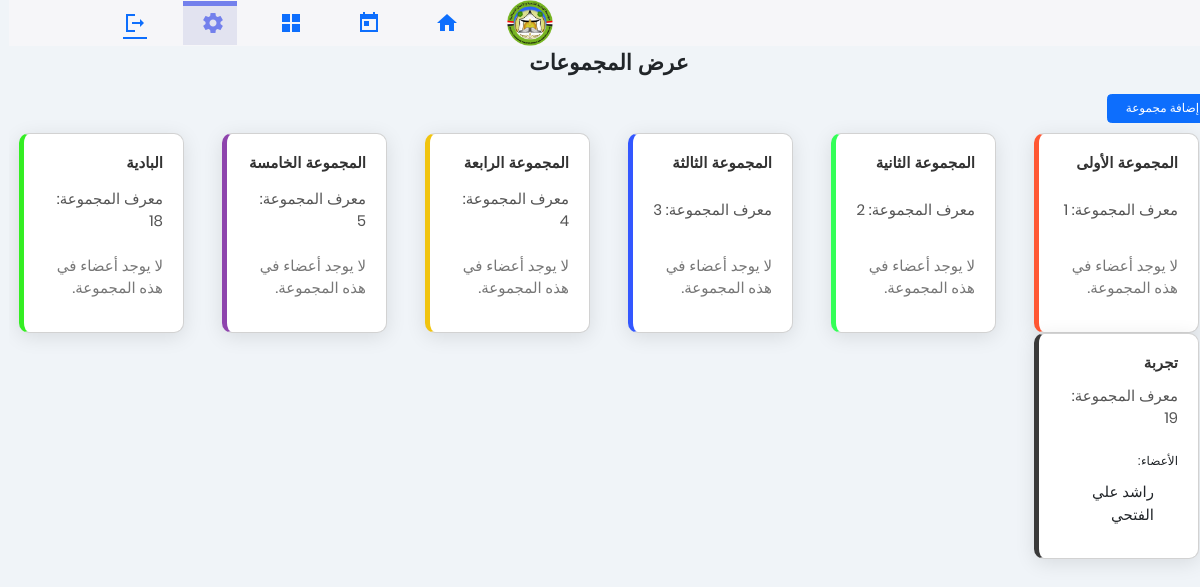
/Views/viowgroup.php, run on the app's committed database.
### tables this page shows
CREATE TABLE `groups_` (
  `group_id` int(9) NOT NULL AUTO_INCREMENT,
  `group` varchar(70) NOT NULL,
  `group_color` varchar(7) NOT NULL DEFAULT '#3a3a3a',
  PRIMARY KEY (`group_id`)
);

CREATE TABLE `users` (
  `user_id` int(6) unsigned NOT NULL AUTO_INCREMENT,
  `first_name` varchar(30) NOT NULL,
  `middle_name` varchar(30) NOT NULL,
  `last_name` varchar(30) NOT NULL,
  `user_photo` varchar(150) DEFAULT NULL,
  `title` varchar(50) NOT NULL,
  `email` varchar(50) NOT NULL,
  `phone` int(14) NOT NULL,
  `password` varchar(20) NOT NULL DEFAULT '123',
  `is_manager` tinyint(4) NOT NULL DEFAULT 0,
  `token` varchar(50) DEFAULT NULL,
  PRIMARY KEY (`user_id`)
);

### Model/Group.php (called while the page is built, shortened)
<?php
class Group extends Table
{
    function viowgroupuser()
    {
        $select = "SELECT g.group_id, g.group, g.group_color, GROUP_CONCAT(u.user_id) AS members FROM groups_ g LEFT JOIN group_members gm ON g.group_id = gm.group_id LEFT JOIN users u ON gm.user_id = u.user_id GROUP BY g.group_id, g.group, g.group_color";
        $query = parent::$connection->query($select);
        return $query->fetch_all(MYSQLI_ASSOC);
    }
    public function getMembersDetailsByGroupId($groupId)
    {
        $select = "
            SELECT
                u.user_id,
                CONCAT(u.first_name, ' ', u.middle_name, ' ', u.last_name) AS full_name,
                u.user_photo,
                u.email,
                u.phone
            FROM
                group_members gm
            JOIN
                users u ON gm.user_id = u.user_id
            WHERE
                gm.group_id = $groupId
        ";
        $query = parent::$connection->query($select);
        if ($query->num_rows === 0) {
            return [];
        }
        return $query->fetch_all(MYSQLI_ASSOC);
    }
}

### Views/viowgroup.php (the view, shortened to what this page needs)
<?php
include "../components/head.php";
include "../components/sitting.php";
include "../Model/Table.php";
include "../Model/Group.php";
head("عرض المجموعات");
$groupModel = new Model\Group();
$groups = $groupModel->viowgroupuser();
?>
<!DOCTYPE html>
<html lang="ar">
<head>
    <link rel="stylesheet" href="../bootstrap.css">
    <link rel="stylesheet" href="../Views/styelss.css">
</head>
<body data-bs-theme="light">
    <?php sittingbar(); ?>
    <div class="contai">
        <h1 class="text-center mb-4">عرض المجموعات</h1>
        <a href="../Views/add_group.php" class="btn btn-primary">
                إضافة مجموعة &nbsp;&nbsp;<i class="fa fa-plus"></i>
            </a>
        <div class="row">
            <?php
            foreach ($groups as $group) {
                $membersDetails = $groupModel->getMembersDetailsByGroupId($group['group_id']);
                echo '<div class="col-2">';
                echo '<div class="card" style="border-left: 5px solid ' . $group['group_color'] . ';">';
                echo '<div class="card-body">';
                echo '<h5 class="card-title">' . $group['group']. '</h5>';
                echo '<p class="card-text">معرف المجموعة: ' . $group['group_id'] . '</p>';
                if (!empty($membersDetails)) {
                    echo '<h6 class="mt-2">الأعضاء:</h6>';
                    echo '<ul>';
                    foreach ($membersDetails as $member) {
                        echo '<li>' . htmlspecialchars($member['full_name']);
                    }
                    echo '</ul>';
                } else {
                    echo '<p>لا يوجد أعضاء في هذه المجموعة.</p>';
                }
                echo '</div>';
                echo '</div>';
                echo '</div>';
            }
            ?>
        </div>
    </div>
</body>
</html>

### components/head.php (shortened to what this page needs)
<?php
function head($title)
{
    echo
    "<!DOCTYPE html>
    <html lang='ar' dir='rtl'>
    <head>
        <meta charset='utf-8' />
        <meta name='viewport' content='width=device-width, initial-scale=1, shrink-to-fit=no' />
        <title>أون تايم - $title</title>
        <link rel='icon' type='image/x-icon' href='assets/favicon.ico' />
        <link href='../assets/css/bootstrap-5.3.2/dist/css/bootstrap.rtl.css' rel='stylesheet' />
        <link href='../assets/css/style.css' rel='stylesheet' />
        <link rel='stylesheet' href='../assets/fonts/material-icon/css/material-design-iconic-font.min.css'>
        <link href='https://fonts.googleapis.com/icon?family=Material+Icons+Sharp' rel='stylesheet'>
        <link rel='stylesheet' href='../assets/css/dist/css/main.css' />
        <link href='https://cdn.jsdelivr.net/npm/remixicon@2.5.0/fonts/remixicon.css' rel='stylesheet'>
    </head>";
}
?>

### components/sitting.php (shortened to what this page needs)
<?php
function sittingbar($imgURL = "")
{
?>
    <header>
        <div class="logo" title="University Management System">
            <img src="../assets/images/logo.png" alt="">
        </div>
        <div class="navbar">
            <a href="dashboard.php" class=" text-decoration-none">
                <span class="material-icons-sharp">home</span>
            </a>
            <a href="timetable.html" class="text-decoration-none" onclick="timeTableAll()">
                <span class="material-icons-sharp">today</span>
            </a>
            <a href="test.php" class="text-decoration-none">
                <span class="material-icons-sharp">grid_view</span>
            </a>
            <a href="settings.php" class="active text-decoration-none">
                <span class="material-icons-sharp">settings</span>
            </a>
            <a href="../Views/logout.php">
                <span class="material-icons-sharp" onclick="">logout</span>
            </a>
        </div>
    </header>
<?php
}

### assets/css/style.css (style rules this page uses)
:root { --color-primary: #7380ec; --color-danger: #ff7782; --color-success: #41f1b6; --color-warning: #ffbb55; --color-white: #fff; --color-info: #7d8da1; --color-dark: #363949; --color-light: rgba(132, 139, 200, 0.18); --color-dark-varient: #677483; --color-background: #f6f6f9; --card-border-radius: 2rem; --border-radius-1: 0.4rem; --border-radius-2: 1.2rem; --card-padding: 1.8rem; --box-shadow: 0 2rem 3rem var(--color-light); }
* { margin: 0; padding: 0; text-decoration: none; list-style: none; box-sizing: border-box; }
html { font-size: 14px; scroll-behavior: smooth; }
img { max-width: 100%; height: auto; }
p { margin-bottom: 0px; font-size: 15px; color: #777; }
body { font-size: 13px; line-height: 1.8; color: #222; background: #f8f8f8; font-weight: 400; font-family: Poppins; }

### Views/styelss.css (style rules this page uses)
* { margin: 0; padding: 0; text-decoration: none; list-style: none; box-sizing: border-box; }
html { font-size: 14px; scroll-behavior: smooth; }
body { font-family: "Poppins", sans-serif; font-size: 0.88rem; user-select: none; overflow-x: hidden; }
img { display: block; width: 100%; }
h1 { font-weight: 800; font-size: 1.8rem; }
h5 { font-size: 0.77rem; }
header { position: fixed; top: 0%; width: 100vw; z-index: 1000; background-color: var(--color-background); }
header .logo { display: flex; gap: 0.8rem; margin-right: auto; }
header .logo img { width: 3.8rem; height: 3.8rem; }
header, header .navbar { display: flex; align-items: center; justify-content: flex-end; padding: 0 3rem; color: var(--color-info); }
header .navbar a { display: flex; margin-left: 2rem; gap: 1rem; align-items: center; justify-content: space-between; position: relative; height: 3.7rem; transition: all 300ms ease; padding: 0 2rem; }
header .navbar a.active { background: var(--color-light); color: var(--color-primary); }
header .navbar a.active::before { content: ""; background-color: var(--color-primary); position: absolute; height: 5px; width: 100%; left: 0; top: 0; }
@media screen and (max-width: 1200px) { html { font-size: 12px; } }
@media screen and (max-width: 1200px) { header { position: fixed; } }
@media screen and (max-width: 1200px) { header .navbar a { width: 4.5rem; padding: 0 1rem; } }

### Views/viowgroup.php (style rules this page uses)
body { direction: rtl; background-color: #f0f4f8; font-size: 15px; }
.contai { margin-top: 20px; position: relative; top: 30px; }
.card { margin: 10px; height: 100%; transition: transform 0.2s, box-shadow 0.2s; border-radius: 10px; box-shadow: 0 4px 20px rgba(0, 0, 0, 0.1); box-sizing: border-box; }
.card-body { display: flex; flex-direction: column; justify-content: space-between; padding: 20px; }
.card-title { font-size: 1.25rem; font-weight: bold; color: #333; }
.card-text { color: #555; }
.row { margin-bottom: 10px; }

### data on the page
groups_: group "المجموعة الأولى", shows "لا يوجد أعضاء في هذه المجموعة."
groups_: group "المجموعة الثانية", shows "لا يوجد أعضاء في هذه المجموعة."
groups_: group "المجموعة الثالثة", shows "لا يوجد أعضاء في هذه المجموعة."
groups_: group "المجموعة الرابعة", group_id "4", shows "لا يوجد أعضاء في هذه المجموعة."
groups_: group "المجموعة الخامسة", shows "لا يوجد أعضاء في هذه المجموعة."
groups_: group "البادية", group_id "18", shows "لا يوجد أعضاء في هذه المجموعة."
groups_: group "تجربة", group_id "19"
users: full_name "راشد علي الفتحي"
